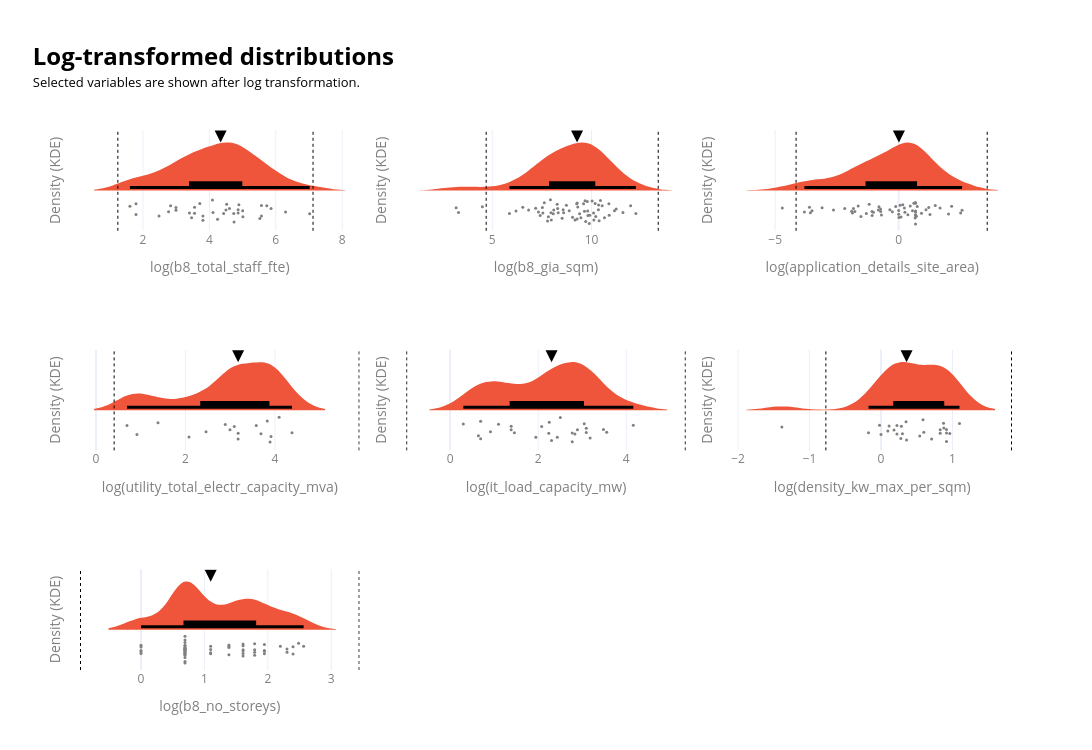

The notebook cell saved with this chart:
### Markdown cell above
## Predictor screening

We begin by testing which characteristics of data centres are associated with staff numbers using separate OLS regression models. Starting hypothesis is that larger facilities, measured by GIA (b8_gia_sqm), require more staff. Each initial model  uses the available complete observations for the variables being tested. Several variables are strongly right-skewed: log transformations are applied.

### Code cell
#| include: false
value_cols = ["b8_total_staff_fte", "b8_gia_sqm", "application_details_site_area",
          "utility_total_electr_capacity_mva", "it_load_capacity_mw","density_kw_max_per_sqm", "b8_no_storeys"]
log_cols = ["b8_total_staff_fte", "b8_gia_sqm", "application_details_site_area", 
          "utility_total_electr_capacity_mva", "it_load_capacity_mw","density_kw_max_per_sqm", "b8_no_storeys"]

cols_to_show = ["id", "lpa_name", "current_occupier"] + value_cols
ncols, nrows = 3, math.ceil(len(value_cols) / 3)
fig = make_subplots(rows=nrows, cols=ncols, horizontal_spacing=0.05, vertical_spacing=0.22)

for i, col in enumerate(value_cols):
    r, c = i // ncols + 1, i % ncols + 1
    df = data_ldn_exstg.dropna(subset=[col]).copy()

    if col in log_cols:
        df = df[df[col] > 0].copy()
        df["plot_value"] = np.log(df[col])
        x_title = f"log({col})"
    else:
        df["plot_value"] = df[col]
        x_title = col

    if df.empty:
        continue

    q1, q3 = df["plot_value"].quantile([0.25, 0.75])
    iqr = q3 - q1
    bounds = [q1 - 1.5 * iqr, q3 + 1.5 * iqr]
    median = df["plot_value"].median()
    rng = df["plot_value"].max() - df["plot_value"].min()
    bw = max(rng * 0.10, rng * 0.02) if rng > 0 else 1

    customdata = df[cols_to_show].to_numpy()
    hover = "<br>".join([f"{x}: %{{customdata[{j}]}}" for j, x in enumerate(cols_to_show)])

    fig.add_trace(go.Violin(
        x=df["plot_value"], orientation="h", side="positive", width=2,
        bandwidth=bw, line=dict(width=0), points="all", jitter=0.3,
        pointpos=-0.4, marker=dict(color="grey", size=3),
        box_visible=True, box_fillcolor="black",
        box_line=dict(color="black", width=3), box_width=0.2,
        fillcolor=px.colors.qualitative.Plotly[1],
        customdata=customdata, hovertemplate=hover, showlegend=False
    ), row=r, col=c)

    for b in bounds:
        fig.add_vline(x=b, line_width=1, line_dash="dot",
                      line_color="black", row=r, col=c)

    fig.add_trace(go.Scatter(
        x=[median], mode="markers",
        marker=dict(symbol="arrow-down", color="black", size=12),
        hovertemplate=f"Median: {median:.2f}<extra></extra>",
        showlegend=False
    ), row=r, col=c)

    fig.update_xaxes(title_text=x_title, row=r, col=c)
    fig.update_yaxes(showticklabels=False, title="Density (KDE)",
                     showgrid=False, zeroline=False, row=r, col=c)

fig.update_xaxes(
    tickangle=0,
    tickfont=dict(color=labels_colour),
    title_font=dict(color=labels_colour)
)
fig.update_yaxes(
    tickfont=dict(color=labels_colour),
    title_font=dict(color=labels_colour)
)

fig.update_layout(
    width=1400, height=250 * nrows, template="plotly_white",
    title=dict(
        text=(
            f"<span style='font-size:24px; font-weight:bold; color:{notes_colour};'>"
            "Log-transformed distributions</span><br>"
            f"<span style='font-size:13px; color:{notes_colour};'>"
            "Selected variables are shown after log transformation.</span>"
        ),
        x=0.03, xanchor="left"
    ),
    margin=dict(t=130)
)

fig.show(config={"toImageButtonOptions": {
    "format": "png", "filename": "figure", "scale": 4
}})

### Figure 1 — Plotly figure (JSON) as saved in the notebook; plotly's stock layout.template omitted (floating-point values rounded to 4 significant figures; data arrays with more than 128 entries replaced by an {"elided": "..."} marker saying what was removed)
{"data": [{"bandwidth": 0.5412, "box": {"fillcolor": "black", "line": {"color": "black", "width": 3}, "visible": true, "width": 0.2}, "customdata": {"elided": "36x10 mixed values"}, "fillcolor": "#EF553B", "hovertemplate": "id: %{customdata[0]}<br>lpa_name: %{customdata[1]}<br>current_occupier: %{customdata[2]}<br>b8_total_staff_fte: %{customdata[3]}<br>b8_gia_sqm: %{customdata[4]}<br>application_details_site_area: %{customdata[5]}<br>utility_total_electr_capacity_mva: %{customdata[6]}<br>it_load_capacity_mw: %{customdata[7]}<br>density_kw_max_per_sqm: %{customdata[8]}<br>b8_no_storeys: %{customdata[9]}", "jitter": 0.3, "line": {"width": 0}, "marker": {"color": "grey", "size": 3}, "orientation": "h", "pointpos": -0.4, "points": "all", "showlegend": false, "side": "positive", "type": "violin", "width": 2, "x": [4.522, 5.568, 3.555, 2.773, 4.605, 4.431, 1.792, 4.5, 4.094, 3.807, 4.248, 4.745, 5.568, 3.807, 5.521, 2.485, 3.714, 1.792, 4.111, 2.833, 1.609, 3.555, 2.996, 3.466, 5.011, 4.89, 7.021, 5.858, 4.736, 4.868, 6.295, 4.868, 3.401, 5.004, 5.73, 2.996], "xaxis": "x", "yaxis": "y"}, {"hovertemplate": "Median: 4.34<extra></extra>", "marker": {"color": "black", "size": 12, "symbol": "arrow-down"}, "mode": "markers", "showlegend": false, "type": "scatter", "x": [4.34], "xaxis": "x", "yaxis": "y"}, {"bandwidth": 0.9054, "box": {"fillcolor": "black", "line": {"color": "black", "width": 3}, "visible": true, "width": 0.2}, "customdata": {"elided": "63x10 mixed values"}, "fillcolor": "#EF553B", "hovertemplate": "id: %{customdata[0]}<br>lpa_name: %{customdata[1]}<br>current_occupier: %{customdata[2]}<br>b8_total_staff_fte: %{customdata[3]}<br>b8_gia_sqm: %{customdata[4]}<br>application_details_site_area: %{customdata[5]}<br>utility_total_electr_capacity_mva: %{customdata[6]}<br>it_load_capacity_mw: %{customdata[7]}<br>density_kw_max_per_sqm: %{customdata[8]}<br>b8_no_storeys: %{customdata[9]}", "jitter": 0.3, "line": {"width": 0}, "marker": {"color": "grey", "size": 3}, "orientation": "h", "pointpos": -0.4, "points": "all", "showlegend": false, "side": "positive", "type": "violin", "width": 2, "x": [9.042, 3.296, 7.783, 10.21, 9.706, 7.547, 8.269, 9.399, 9.805, 8.732, 8.594, 10.53, 7.324, 7.824, 9.818, 11.15, 8.294, 8.875, 9.279, 10.18, 9.306, 7.972, 7.185, 9.907, 7.619, 6.537, 7.955, 10.35, 9.674, 9.465, 3.178, 8.096, 9.597, 6.194, 8.32, 8.07, 9.165, 10.35, 6.831, 7.523, 10.38, 9.882, 9.786, 10.12, 10.87, 10.89, 11.97, 7.928, 8.517, 9.271, 10.03, 7.413, 10.65, 9.643, 11.58, 5.864, 12.23, 11.24, 9.251, 10.1, 10.45, 4.5, 8.569], "xaxis": "x2", "yaxis": "y2"}, {"hovertemplate": "Median: 9.27<extra></extra>", "marker": {"color": "black", "size": 12, "symbol": "arrow-down"}, "mode": "markers", "showlegend": false, "type": "scatter", "x": [9.271], "xaxis": "x2", "yaxis": "y2"}, {"bandwidth": 0.7278, "box": {"fillcolor": "black", "line": {"color": "black", "width": 3}, "visible": true, "width": 0.2}, "customdata": {"elided": "59x10 mixed values"}, "fillcolor": "#EF553B", "hovertemplate": "id: %{customdata[0]}<br>lpa_name: %{customdata[1]}<br>current_occupier: %{customdata[2]}<br>b8_total_staff_fte: %{customdata[3]}<br>b8_gia_sqm: %{customdata[4]}<br>application_details_site_area: %{customdata[5]}<br>utility_total_electr_capacity_mva: %{customdata[6]}<br>it_load_capacity_mw: %{customdata[7]}<br>density_kw_max_per_sqm: %{customdata[8]}<br>b8_no_storeys: %{customdata[9]}", "jitter": 0.3, "line": {"width": 0}, "marker": {"color": "grey", "size": 3}, "orientation": "h", "pointpos": -0.4, "points": "all", "showlegend": false, "side": "positive", "type": "violin", "width": 2, "x": [-1.64, -3.612, 0.7178, -0.7319, 0.6673, 0.00995, 0.0, 0.7514, -1.309, 0.6831, 0.0, 0.9235, -1.079, 0.559, 1.105, 1.27, 0.2526, -0.3567, -0.7315, -1.194, -3.576, -3.817, 0.1664, 0.05827, -1.528, -1.871, 0.09531, -0.6966, -2.182, -3.507, -1.772, 1.217, 0.6831, -1.904, -2.639, 0.6831, 0.6831, 0.6831, 0.6831, 2.02, 0.6152, 2.567, -1.076, -0.2562, 0.3736, 0.4688, 2.51, -0.821, 1.677, 0.2311, 1.482, -3.101, 2.145, 0.6801, -1.022, -0.121, -0.7985, -4.711, -1.833], "xaxis": "x3", "yaxis": "y3"}, {"hovertemplate": "Median: 0.01<extra></extra>", "marker": {"color": "black", "size": 12, "symbol": "arrow-down"}, "mode": "markers", "showlegend": false, "type": "scatter", "x": [0.00995], "xaxis": "x3", "yaxis": "y3"}, {"bandwidth": 0.3689, "box": {"fillcolor": "black", "line": {"color": "black", "width": 3}, "visible": true, "width": 0.2}, "customdata": {"elided": "17x10 mixed values"}, "fillcolor": "#EF553B", "hovertemplate": "id: %{customdata[0]}<br>lpa_name: %{customdata[1]}<br>current_occupier: %{customdata[2]}<br>b8_total_staff_fte: %{customdata[3]}<br>b8_gia_sqm: %{customdata[4]}<br>application_details_site_area: %{customdata[5]}<br>utility_total_electr_capacity_mva: %{customdata[6]}<br>it_load_capacity_mw: %{customdata[7]}<br>density_kw_max_per_sqm: %{customdata[8]}<br>b8_no_storeys: %{customdata[9]}", "jitter": 0.3, "line": {"width": 0}, "marker": {"color": "grey", "size": 3}, "orientation": "h", "pointpos": -0.4, "points": "all", "showlegend": false, "side": "positive", "type": "violin", "width": 2, "x": [0.6931, 2.89, 3.091, 1.386, 3.829, 4.094, 3.689, 2.079, 3.912, 2.46, 2.996, 0.9163, 3.584, 3.892, 3.178, 3.178, 4.382], "xaxis": "x4", "yaxis": "y4"}, {"hovertemplate": "Median: 3.18<extra></extra>", "marker": {"color": "black", "size": 12, "symbol": "arrow-down"}, "mode": "markers", "showlegend": false, "type": "scatter", "x": [3.178], "xaxis": "x4", "yaxis": "y4"}, {"bandwidth": 0.3859, "box": {"fillcolor": "black", "line": {"color": "black", "width": 3}, "visible": true, "width": 0.2}, "customdata": {"elided": "27x10 mixed values"}, "fillcolor": "#EF553B", "hovertemplate": "id: %{customdata[0]}<br>lpa_name: %{customdata[1]}<br>current_occupier: %{customdata[2]}<br>b8_total_staff_fte: %{customdata[3]}<br>b8_gia_sqm: %{customdata[4]}<br>application_details_site_area: %{customdata[5]}<br>utility_total_electr_capacity_mva: %{customdata[6]}<br>it_load_capacity_mw: %{customdata[7]}<br>density_kw_max_per_sqm: %{customdata[8]}<br>b8_no_storeys: %{customdata[9]}", "jitter": 0.3, "line": {"width": 0}, "marker": {"color": "grey", "size": 3}, "orientation": "h", "pointpos": -0.4, "points": "all", "showlegend": false, "side": "positive", "type": "violin", "width": 2, "x": [2.251, 0.6931, 2.89, 1.386, 2.434, 1.099, 2.303, 0.6419, 0.9163, 3.091, 3.555, 1.386, 3.045, 3.091, 1.459, 2.079, 1.946, 0.6931, 2.501, 0.3001, 2.833, 2.241, 3.178, 3.481, 2.773, 2.773, 4.159], "xaxis": "x5", "yaxis": "y5"}, {"hovertemplate": "Median: 2.30<extra></extra>", "marker": {"color": "black", "size": 12, "symbol": "arrow-down"}, "mode": "markers", "showlegend": false, "type": "scatter", "x": [2.303], "xaxis": "x5", "yaxis": "y5"}, {"bandwidth": 0.2485, "box": {"fillcolor": "black", "line": {"color": "black", "width": 3}, "visible": true, "width": 0.2}, "customdata": {"elided": "27x10 mixed values"}, "fillcolor": "#EF553B", "hovertemplate": "id: %{customdata[0]}<br>lpa_name: %{customdata[1]}<br>current_occupier: %{customdata[2]}<br>b8_total_staff_fte: %{customdata[3]}<br>b8_gia_sqm: %{customdata[4]}<br>application_details_site_area: %{customdata[5]}<br>utility_total_electr_capacity_mva: %{customdata[6]}<br>it_load_capacity_mw: %{customdata[7]}<br>density_kw_max_per_sqm: %{customdata[8]}<br>b8_no_storeys: %{customdata[9]}", "jitter": 0.3, "line": {"width": 0}, "marker": {"color": "grey", "size": 3}, "orientation": "h", "pointpos": -0.4, "points": "all", "showlegend": false, "side": "positive", "type": "violin", "width": 2, "x": [0.1823, 0.2852, 0.2776, 0.3577, 0.9163, -1.386, 0.8286, 0.2231, 0.1133, 0.9632, -0.1744, 1.099, 0.0, 0.8796, 0.5988, 0.5878, 0.5423, 0.2231, 0.3001, 0.708, 0.09531, 0.3507, -0.0202, 0.8755, 0.9163, 0.8286, 0.9163], "xaxis": "x6", "yaxis": "y6"}, {"hovertemplate": "Median: 0.36<extra></extra>", "marker": {"color": "black", "size": 12, "symbol": "arrow-down"}, "mode": "markers", "showlegend": false, "type": "scatter", "x": [0.3577], "xaxis": "x6", "yaxis": "y6"}, {"bandwidth": 0.2565, "box": {"fillcolor": "black", "line": {"color": "black", "width": 3}, "visible": true, "width": 0.2}, "customdata": {"elided": "55x10 mixed values"}, "fillcolor": "#EF553B", "hovertemplate": "id: %{customdata[0]}<br>lpa_name: %{customdata[1]}<br>current_occupier: %{customdata[2]}<br>b8_total_staff_fte: %{customdata[3]}<br>b8_gia_sqm: %{customdata[4]}<br>application_details_site_area: %{customdata[5]}<br>utility_total_electr_capacity_mva: %{customdata[6]}<br>it_load_capacity_mw: %{customdata[7]}<br>density_kw_max_per_sqm: %{customdata[8]}<br>b8_no_storeys: %{customdata[9]}", "jitter": 0.3, "line": {"width": 0}, "marker": {"color": "grey", "size": 3}, "orientation": "h", "pointpos": -0.4, "points": "all", "showlegend": false, "side": "positive", "type": "violin", "width": 2, "x": [0.0, 1.946, 2.485, 0.6931, 0.0, 1.099, 0.6931, 1.792, 1.609, 0.6931, 2.565, 0.6931, 0.6931, 0.6931, 0.6931, 0.6931, 0.6931, 1.792, 2.197, 2.303, 1.609, 2.398, 1.099, 1.946, 0.0, 0.6931, 1.609, 0.0, 0.6931, 1.099, 0.6931, 0.6931, 0.6931, 1.792, 0.6931, 0.6931, 0.6931, 0.6931, 1.946, 1.609, 1.386, 0.6931, 0.6931, 1.386, 0.6931, 1.609, 1.386, 1.792, 1.609, 1.946, 1.099, 2.303, 2.398, 0.0, 1.386], "xaxis": "x7", "yaxis": "y7"}, {"hovertemplate": "Median: 1.10<extra></extra>", "marker": {"color": "black", "size": 12, "symbol": "arrow-down"}, "mode": "markers", "showlegend": false, "type": "scatter", "x": [1.099], "xaxis": "x7", "yaxis": "y7"}], "layout": {"height": 750, "margin": {"t": 130}, "shapes": [{"line": {"color": "black", "dash": "dot", "width": 1}, "type": "line", "x0": 1.246, "x1": 1.246, "xref": "x", "y0": 0, "y1": 1, "yref": "y domain"}, {"line": {"color": "black", "dash": "dot", "width": 1}, "type": "line", "x0": 7.122, "x1": 7.122, "xref": "x", "y0": 0, "y1": 1, "yref": "y domain"}, {"line": {"color": "black", "dash": "dot", "width": 1}, "type": "line", "x0": 4.692, "x1": 4.692, "xref": "x2", "y0": 0, "y1": 1, "yref": "y2 domain"}, {"line": {"color": "black", "dash": "dot", "width": 1}, "type": "line", "x0": 13.36, "x1": 13.36, "xref": "x2", "y0": 0, "y1": 1, "yref": "y2 domain"}, {"line": {"color": "black", "dash": "dot", "width": 1}, "type": "line", "x0": -4.154, "x1": -4.154, "xref": "x3", "y0": 0, "y1": 1, "yref": "y3 domain"}, {"line": {"color": "black", "dash": "dot", "width": 1}, "type": "line", "x0": 3.585, "x1": 3.585, "xref": "x3", "y0": 0, "y1": 1, "yref": "y3 domain"}, {"line": {"color": "black", "dash": "dot", "width": 1}, "type": "line", "x0": 0.406, "x1": 0.406, "xref": "x4", "y0": 0, "y1": 1, "yref": "y4 domain"}, {"line": {"color": "black", "dash": "dot", "width": 1}, "type": "line", "x0": 5.882, "x1": 5.882, "xref": "x4", "y0": 0, "y1": 1, "yref": "y4 domain"}, {"line": {"color": "black", "dash": "dot", "width": 1}, "type": "line", "x0": -0.9854, "x1": -0.9854, "xref": "x5", "y0": 0, "y1": 1, "yref": "y5 domain"}, {"line": {"color": "black", "dash": "dot", "width": 1}, "type": "line", "x0": 5.339, "x1": 5.339, "xref": "x5", "y0": 0, "y1": 1, "yref": "y5 domain"}, {"line": {"color": "black", "dash": "dot", "width": 1}, "type": "line", "x0": -0.7712, "x1": -0.7712, "xref": "x6", "y0": 0, "y1": 1, "yref": "y6 domain"}, {"line": {"color": "black", "dash": "dot", "width": 1}, "type": "line", "x0": 1.826, "x1": 1.826, "xref": "x6", "y0": 0, "y1": 1, "yref": "y6 domain"}, {"line": {"color": "black", "dash": "dot", "width": 1}, "type": "line", "x0": -0.9548, "x1": -0.9548, "xref": "x7", "y0": 0, "y1": 1, "yref": "y7 domain"}, {"line": {"color": "black", "dash": "dot", "width": 1}, "type": "line", "x0": 3.44, "x1": 3.44, "xref": "x7", "y0": 0, "y1": 1, "yref": "y7 domain"}], "title": {"text": "<span style='font-size:24px; font-weight:bold; color:black;'>Log-transformed distributions</span><br><span style='font-size:13px; color:black;'>Selected variables are shown after log transformation.</span>", "x": 0.03, "xanchor": "left"}, "width": 1400, "xaxis": {"anchor": "y", "domain": [0, 0.3], "tickangle": 0, "tickfont": {"color": "grey"}, "title": {"font": {"color": "grey"}, "text": "log(b8_total_staff_fte)"}}, "xaxis2": {"anchor": "y2", "domain": [0.35, 0.65], "tickangle": 0, "tickfont": {"color": "grey"}, "title": {"font": {"color": "grey"}, "text": "log(b8_gia_sqm)"}}, "xaxis3": {"anchor": "y3", "domain": [0.7, 1], "tickangle": 0, "tickfont": {"color": "grey"}, "title": {"font": {"color": "grey"}, "text": "log(application_details_site_area)"}}, "xaxis4": {"anchor": "y4", "domain": [0, 0.3], "tickangle": 0, "tickfont": {"color": "grey"}, "title": {"font": {"color": "grey"}, "text": "log(utility_total_electr_capacity_mva)"}}, "xaxis5": {"anchor": "y5", "domain": [0.35, 0.65], "tickangle": 0, "tickfont": {"color": "grey"}, "title": {"font": {"color": "grey"}, "text": "log(it_load_capacity_mw)"}}, "xaxis6": {"anchor": "y6", "domain": [0.7, 1], "tickangle": 0, "tickfont": {"color": "grey"}, "title": {"font": {"color": "grey"}, "text": "log(density_kw_max_per_sqm)"}}, "xaxis7": {"anchor": "y7", "domain": [0, 0.3], "tickangle": 0, "tickfont": {"color": "grey"}, "title": {"font": {"color": "grey"}, "text": "log(b8_no_storeys)"}}, "xaxis8": {"anchor": "y8", "domain": [0.35, 0.65], "tickangle": 0, "tickfont": {"color": "grey"}, "title": {"font": {"color": "grey"}}}, "xaxis9": {"anchor": "y9", "domain": [0.7, 1], "tickangle": 0, "tickfont": {"color": "grey"}, "title": {"font": {"color": "grey"}}}, "yaxis": {"anchor": "x", "domain": [0.8133, 1], "showgrid": false, "showticklabels": false, "tickfont": {"color": "grey"}, "title": {"font": {"color": "grey"}, "text": "Density (KDE)"}, "zeroline": false}, "yaxis2": {"anchor": "x2", "domain": [0.8133, 1], "showgrid": false, "showticklabels": false, "tickfont": {"color": "grey"}, "title": {"font": {"color": "grey"}, "text": "Density (KDE)"}, "zeroline": false}, "yaxis3": {"anchor": "x3", "domain": [0.8133, 1], "showgrid": false, "showticklabels": false, "tickfont": {"color": "grey"}, "title": {"font": {"color": "grey"}, "text": "Density (KDE)"}, "zeroline": false}, "yaxis4": {"anchor": "x4", "domain": [0.4067, 0.5933], "showgrid": false, "showticklabels": false, "tickfont": {"color": "grey"}, "title": {"font": {"color": "grey"}, "text": "Density (KDE)"}, "zeroline": false}, "yaxis5": {"anchor": "x5", "domain": [0.4067, 0.5933], "showgrid": false, "showticklabels": false, "tickfont": {"color": "grey"}, "title": {"font": {"color": "grey"}, "text": "Density (KDE)"}, "zeroline": false}, "yaxis6": {"anchor": "x6", "domain": [0.4067, 0.5933], "showgrid": false, "showticklabels": false, "tickfont": {"color": "grey"}, "title": {"font": {"color": "grey"}, "text": "Density (KDE)"}, "zeroline": false}, "yaxis7": {"anchor": "x7", "domain": [0, 0.1867], "showgrid": false, "showticklabels": false, "tickfont": {"color": "grey"}, "title": {"font": {"color": "grey"}, "text": "Density (KDE)"}, "zeroline": false}, "yaxis8": {"anchor": "x8", "domain": [0, 0.1867], "tickfont": {"color": "grey"}, "title": {"font": {"color": "grey"}}}, "yaxis9": {"anchor": "x9", "domain": [0, 0.1867], "tickfont": {"color": "grey"}, "title": {"font": {"color": "grey"}}}}}
